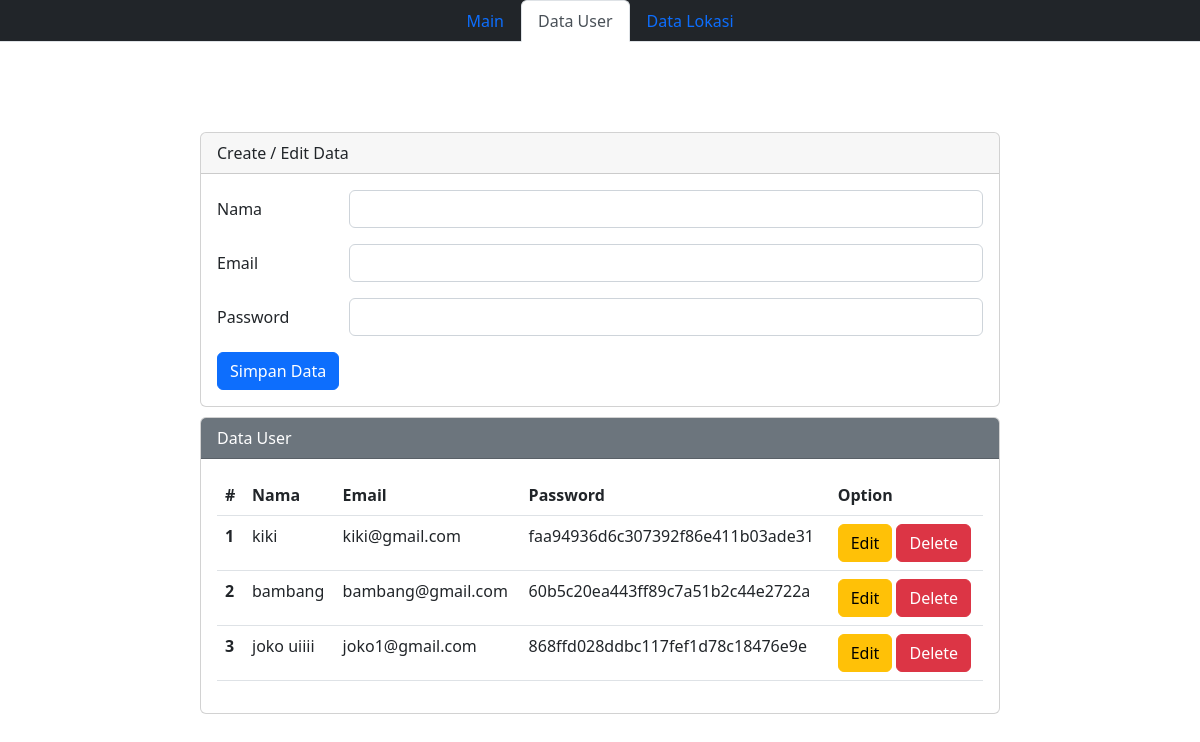
Page /php-crud/index.php on the committed database.
### tables this page shows
CREATE TABLE `user` (
  `id` int(11) NOT NULL,
  `nama` varchar(255) DEFAULT NULL,
  `email` varchar(255) DEFAULT NULL,
  `password` varchar(255) DEFAULT NULL
);

### php-crud/index.php (the view, shortened to what this page needs)
<?php
$host = '';
$user = "root";
$pass = "";
$db = "db_data";
$koneksi = mysqli_connect($host, $user, $pass, $db);
$nama = "";
$email = "";
$password = "";
?>
<!DOCTYPE html>
<html lang="en">
<head>
    <link href="https://cdn.jsdelivr.net/npm/bootstrap@5.2.3/dist/css/bootstrap.min.css" rel="stylesheet"
>
    <link rel="stylesheet" href="style.css">
</head>
<body>
    <div>
        <ul class="nav nav-tabs text-bg-dark justify-content-center">
            <li class="nav-item">
                <a class="nav-link" aria-current="page" href="main.php">Main</a>
            </li>
            <li class="nav-item">
                <a class="nav-link active" href="index.php">Data User</a>
            </li>
            <li class="nav-item">
                <a class="nav-link " href="data.php">Data Lokasi</a>
            </li>
        </ul>
    </div>
    <div class="bd-1">
        <div class="mx-auto">
            <div class="card">
                <div class="card-header">
                    Create / Edit Data
                </div>
                <div class="card-body">
                    <form action="" method="POST">
                        <div class="mb-3 row">
                            <label for="nama" class="col-sm-2 col-form-label">Nama</label>
                            <div class="col-sm-10">
                                <input type="text" class="form-control" name="nama" id="nama"
                                    value="<?php echo $nama ?>">
                            </div>
                        </div>
                        <div class="mb-3 row">
                            <label for="email" class="col-sm-2 col-form-label">Email</label>
                            <div class="col-sm-10">
                                <input type="text" class="form-control" name="email" id="email"
                                    value="<?php echo $email ?>">
                            </div>
                        </div>
                        <div class="mb-3 row">
                            <label for="password" class="col-sm-2 col-form-label">Password</label>
                            <div class="col-sm-10">
                                <input type="password" class="form-control" name="password" id="password"
                                    value="<?php echo $password ?>">
                            </div>
                        </div>
                        <div class="col-12">
                            <input type="submit" name="submit" value="Simpan Data" class="btn btn-primary">
                        </div>
                    </form>
                </div>
            </div>
            <div class="card">
                <div class="card-header text-white bg-secondary">
                    Data User
                </div>
                <div class="card-body">
                    <table class="table">
                        <thead>
                            <tr>
                                <th scope="col">#</th>
                                <th scope="col">Nama</th>
                                <th scope="col">Email</th>
                                <th scope="col">Password</th>
                                <th scope="col">Option</th>
                            </tr>
                        <tbody>
                            <?php
                            $sql2 = "select * from user order by id desc";
                            $q2 = mysqli_query($koneksi, $sql2);
                            $urut = 1;
                            while ($r2 = mysqli_fetch_array($q2)) {
                                $id = $r2['id'];
                                $nama = $r2['nama'];
                                $email = $r2['email'];
                                $password = $r2['password'];
                            ?>
                            <tr>
                                <th scope="row">
                                    <?php echo $urut++ ?>
                                </th>
                                <td scope="row">
                                    <?php echo $nama ?>
                                </td>
                                <td scope="row">
                                    <?php echo $email ?>
                                </td>
                                <td scope="row">
                                    <?php echo md5($password) ?>
                                </td>
                                <td scope="row">
                                    <a href="index.php?op=edit&id=<?php echo $id ?>"><button type="button"
                                            class="btn btn-warning">Edit</button></a>
                                    <a href="index.php?op=delete&id=<?php echo $id ?>"
                                        onclick="return confirm('Delete ?')"><button type="button"
                                            class="btn btn-danger">Delete</button></a>
                                </td>
                            </tr>
                            <?php
                            }
                            ?>
                        </tbody>
                        </thead>
                    </table>
                </div>
            </div>
        </div>
    </div>
</body>
</html>

### php-crud/style.css (style rules this page uses)
.mx-auto { width: 800px; }
.card { margin-top: 10px; }
.bd-1 { display: flex; justify-content: center; margin-top: 10vh; }

### rows in the picture
user: nama "kiki", email "kiki@gmail.com", password "faa94936d6c307392f86e411b03ade31"
user: nama "bambang", email "bambang@gmail.com", password "60b5c20ea443ff89c7a51b2c44e2722a"
user: nama "joko uiiii", email "joko1@gmail.com", password "868ffd028ddbc117fef1d78c18476e9e"
